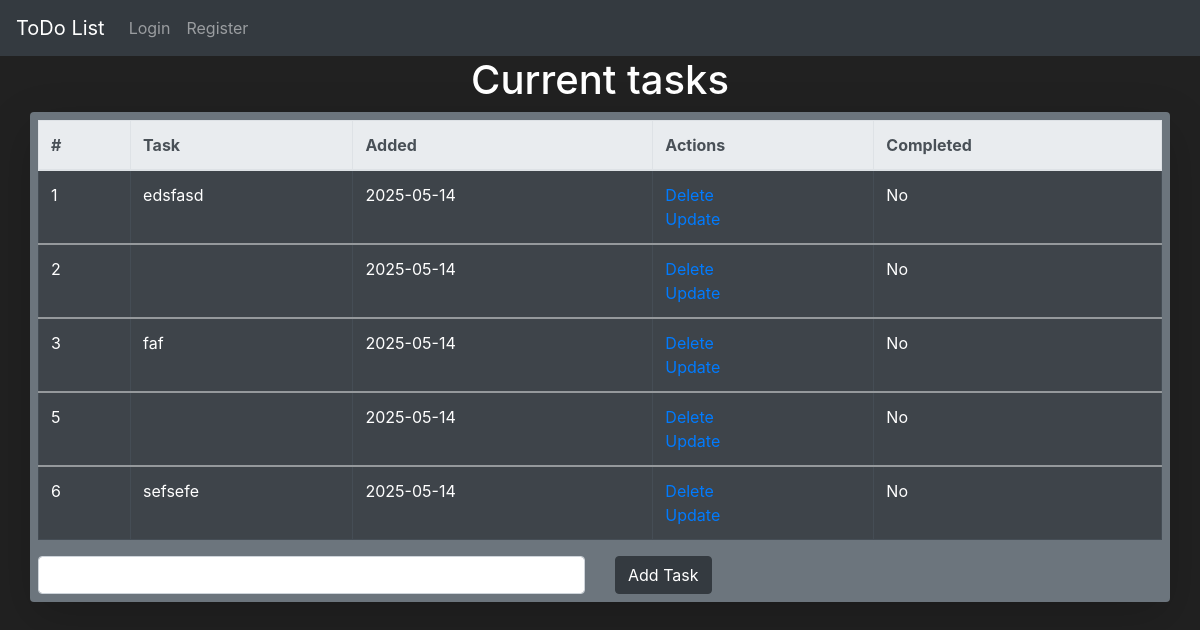
The app's page /, older data.
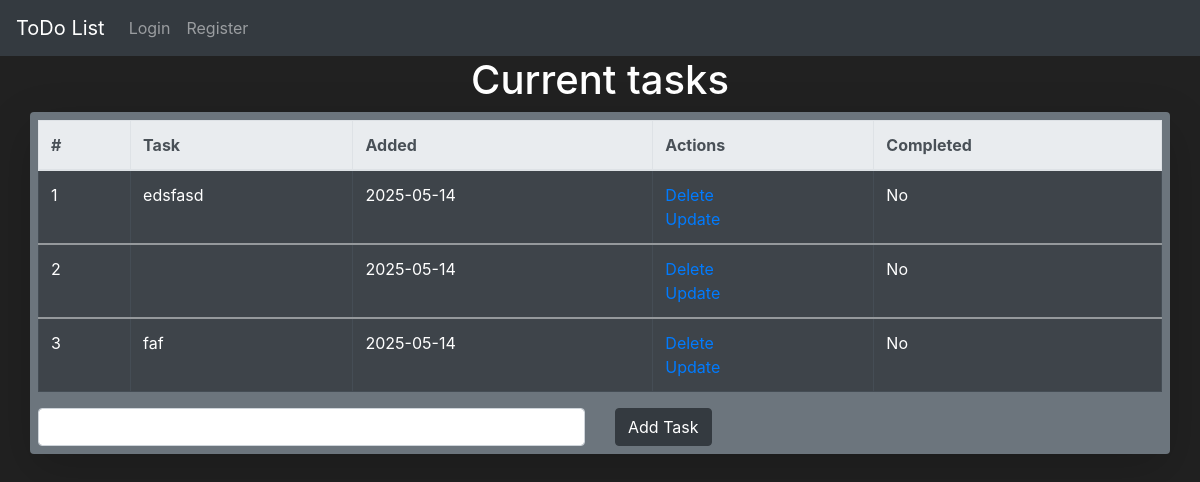
The same page, newer data.
### taskmanager/models.py (models this page shows, shortened)
class TOdo(db.Model):
    task_id = db.Column(db.Integer, primary_key=True)
    content =db.Column(db.String(200), nullable=False)
    date_created = db.Column(db.DateTime, default = datetime.now())
    completed = db.Column(db.Boolean, default = False)

### taskmanager/routes.py (the view)
@app.route('/home', methods=['POST', 'GET'])
@app.route('/', methods=['POST', 'GET'])
def home_page():
    if request.method == 'POST':
        task_content = request.form['content']
        new_task = TOdo(content=task_content)
        try:
            db.session.add(new_task)
            db.session.commit()
            return redirect('/home')
        except:
            return 'An issue occured'
    else:
        tasks = TOdo.query.order_by(TOdo.date_created).all()
        return render_template('home.html', tasks=tasks)

### taskmanager/templates/home.html (shortened to what this page needs)
{% extends  'base.html' %}
{% block body %}
    <nav class="navbar navbar-expand-lg navbar-dark bg-dark">
      <a class="navbar-brand" href="/home">ToDo List</a>
      <div class="collapse navbar-collapse" id="navbarTogglerDemo03">
        <ul class="navbar-nav mr-auto mt-2 mt-lg-0">
          <li class="nav-item">
            <a class="nav-link" href="/login">Login</a>
          </li>
          <li class="nav-item">
            <a class="nav-link" href="/register">Register</a>
          </li>
        </ul>
      </div>
    </nav>
    <div class="container-fluid">
      <h1 style="text-align: center">Current tasks</h1>
    </div>
    <div>
      <div class="container shadow-lg p-2 mb-1 bg-secondary rounded">
      {% if tasks|length < 1 %}
        <div class="container-fluid">
          <h1 style="text-align: center">There is no tasks added. Try add some!</h1>
        </div>
      {% else %}
        <table class="table table-striped table-dark table-bordered table-hover">
          <thead class="thead-light">
            <tr class="">
              <th scope="col" >#</th>
              <th scope="col">Task</th>
              <th scope="col">Added</th>
              <th scope="col">Actions</th>
              <th scope="col">Completed</th>
            </tr>
          </thead>
          {% for task in tasks %}
            <tbody>
              <tr>
                <td scope="row">{{ task.task_id }}</td>
                <td>{{ task.content }}</td>
                <td>{{task.date_created.date()}}</td>
                <td>
                  <a href="/delete/{{task.task_id}}">Delete</a>
                  <br>
                  <a href="/update/{{task.task_id}}" >Update</a>
                </td>
                {% if task.completed%}
                  <td>Yes</td>
                {% else %}
                  <td>No</td>
                {% endif %}
              </tr>
            </tbody>
          {% endfor %}
        </table>
      {% endif %}
        <form action="/home" method="post">
          <div class="row">
            <div class="col">
              <input class="form-control" type="text" name="content" id="content">
            </div>
            <div class="col">
              <input type="submit" class="btn btn-dark" value="Add Task">
            </div>
          </div>
        </form>
      </div>
    </div>
{% endblock %}

### taskmanager/templates/base.html (shortened to what this page needs)
<!doctype html>
<html lang="en">
  <head>
    <link rel="stylesheet" href="https://cdn.jsdelivr.net/npm/bootstrap@4.5.3/dist/css/bootstrap.min.css">
  </head>
  <body>
    {% block body %}{% endblock %}
  </body>
</html>

### taskmanager/templates/base.html (style rules this page uses)
body { background-color: #212121; color: white; }

Row changes from the older to the newer data that the page shows:
removed TOdo: task_id "5", date_created "2025-05-14", completed "No"
removed TOdo: task_id "6", content "sefsefe", date_created "2025-05-14", completed "No"
